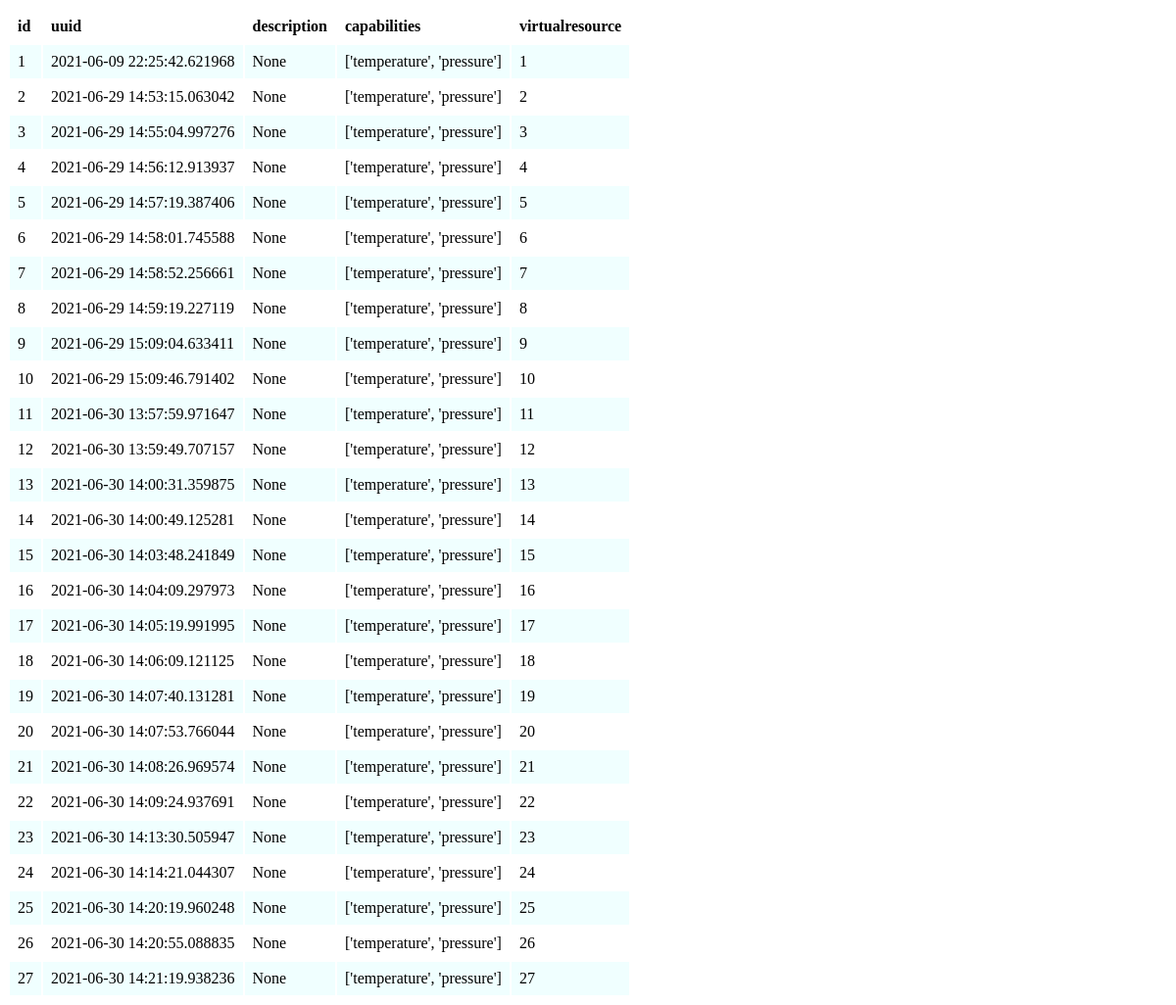
Before: /realsensors with the older database file.
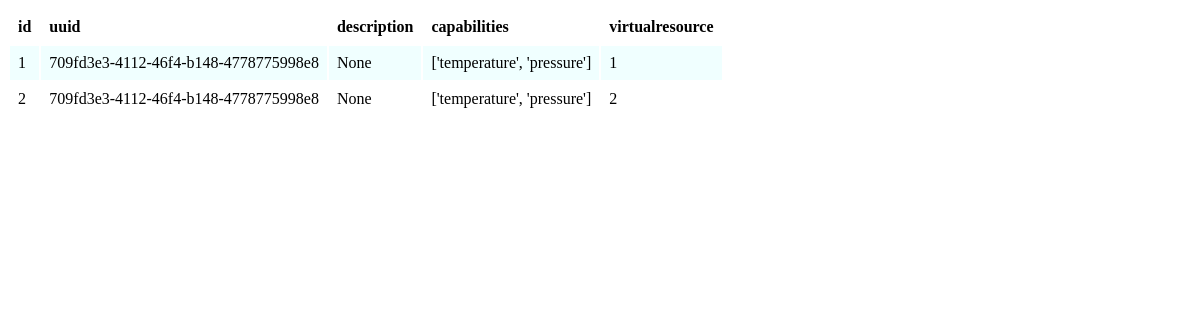
After: the same page with the newer database file.
### database.py (models this page shows)
class BaseModel(peewee.Model):
    class Meta:
        database=db

class RealSensors(BaseModel):
    uuid=peewee.TextField(default=None)
    description = peewee.TextField(default=None)
    capabilities = peewee.TextField(default=None)
    virtualresource = peewee.ForeignKeyField(VirtualRes)

### app.py (the view)
@app.route('/realsensors', methods=['GET'])
def realsensors():
    if request.method == 'GET':
        headers = ("id", "uuid", "description", "capabilities", "virtualresource")
        realSensors = cataloguer.consultRealSensors()
        return render_template("table.html", headings=headers, data=realSensors)

### cataloguer.py (called while the page is built)
    def consultRealSensors(self):
        try:
            print("[Cataloguer] Consultando realSensors")
            rSensors = RealSensors.select()
            return rSensors
        except:
            print("[Cataloguer] Erro no processo de consulta dos Sensores Reais")
            return -1

### templates/table.html (shortened to what this page needs)
<!DOCTYPE html>
<html lang="en">
    <head>
        <link rel="stylesheet" href="/static/table.css" />
    </head>
    <body>
        <table calss="table">
            <tr class="table__header">
                {% for header in headings %}
                <th class="table__cell">{{ header }}</th>
                {% endfor %}
            </tr>
            {% for row in data.dicts() %}
            <tr class="table__row">
                {% for cell in row %}
                <td class="table__cell">{{ row[cell] }}</td>
                {% endfor %}
            </tr>
            {% endfor %}
        </table>
    </body>
</html>

### static/table.css (style rules this page uses)
.table__row:nth-child(even) { background-color:azure; }
.table__header { text-align: left; }
.table__cell { padding: 8px; }

Changed rows visible on the page:
removed RealSensors: id "3" "2021-06-29 14:55:04.997276" "None" "['temperature', 'pressure']" "3"
removed RealSensors: id "4" "2021-06-29 14:56:12.913937" "None" "['temperature', 'pressure']" "4"
removed RealSensors: id "5" "2021-06-29 14:57:19.387406" "None" "['temperature', 'pressure']" "5"
removed RealSensors: id "6" "2021-06-29 14:58:01.745588" "None" "['temperature', 'pressure']" "6"
removed RealSensors: id "7" "2021-06-29 14:58:52.256661" "None" "['temperature', 'pressure']" "7"
removed RealSensors: id "8" "2021-06-29 14:59:19.227119" "None" "['temperature', 'pressure']" "8"
removed RealSensors: id "9" "2021-06-29 15:09:04.633411" "None" "['temperature', 'pressure']" "9"
removed RealSensors: id "10" "2021-06-29 15:09:46.791402" "None" "['temperature', 'pressure']" "10"
removed RealSensors: id "11" "2021-06-30 13:57:59.971647" "None" "['temperature', 'pressure']" "11"
removed RealSensors: id "12" "2021-06-30 13:59:49.707157" "None" "['temperature', 'pressure']" "12"
removed RealSensors: id "13" "2021-06-30 14:00:31.359875" "None" "['temperature', 'pressure']" "13"
removed RealSensors: id "14" "2021-06-30 14:00:49.125281" "None" "['temperature', 'pressure']" "14"
removed RealSensors: id "15" "2021-06-30 14:03:48.241849" "None" "['temperature', 'pressure']" "15"
removed RealSensors: id "16" "2021-06-30 14:04:09.297973" "None" "['temperature', 'pressure']" "16"
removed RealSensors: id "17" "2021-06-30 14:05:19.991995" "None" "['temperature', 'pressure']" "17"
removed RealSensors: id "18" "2021-06-30 14:06:09.121125" "None" "['temperature', 'pressure']" "18"
removed RealSensors: id "19" "2021-06-30 14:07:40.131281" "None" "['temperature', 'pressure']" "19"
removed RealSensors: id "20" "2021-06-30 14:07:53.766044" "None" "['temperature', 'pressure']" "20"
removed RealSensors: id "21" "2021-06-30 14:08:26.969574" "None" "['temperature', 'pressure']" "21"
removed RealSensors: id "22" "2021-06-30 14:09:24.937691" "None" "['temperature', 'pressure']" "22"
removed RealSensors: id "23" "2021-06-30 14:13:30.505947" "None" "['temperature', 'pressure']" "23"
removed RealSensors: id "24" "2021-06-30 14:14:21.044307" "None" "['temperature', 'pressure']" "24"
removed RealSensors: id "25" "2021-06-30 14:20:19.960248" "None" "['temperature', 'pressure']" "25"
removed RealSensors: id "26" "2021-06-30 14:20:55.088835" "None" "['temperature', 'pressure']" "26"
removed RealSensors: id "27" "2021-06-30 14:21:19.938236" "None" "['temperature', 'pressure']" "27"
Other visible differences:
new list line: "709fd3e3-4112-46f4-b148-4778775998e8"
list line gone: "2021-06-09 22:25:42.621968"
list line gone: "2021-06-29 14:53:15.063042"
